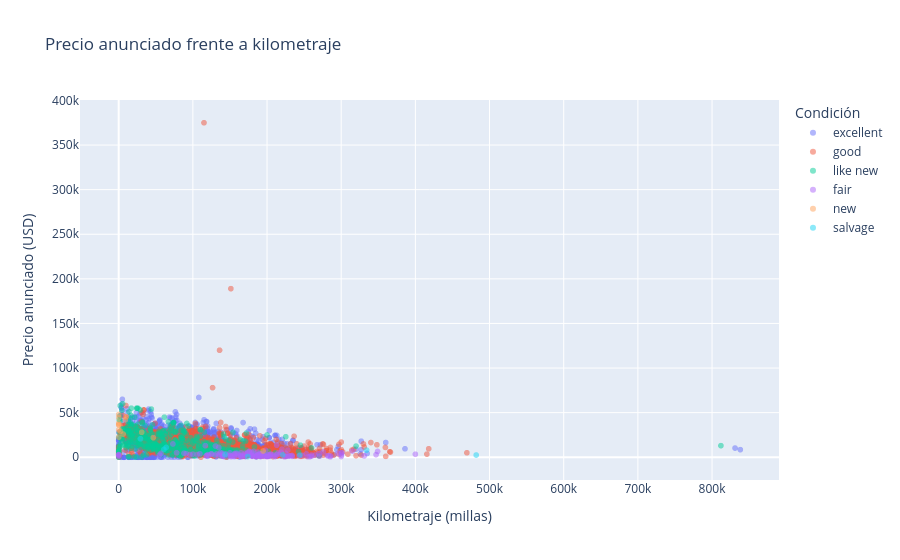

Here is the notebook cell this chart was saved with:
### Markdown cell above
## 5. Relación entre kilometraje y precio

El diagrama de dispersión permite examinar la asociación entre variables numéricas, sin demostrar causalidad. Para evitar sobrecargar el navegador, se toma una muestra aleatoria reproducible de hasta 5.000 anuncios completos.

### Code cell
scatter_data = car_data.dropna(subset=['price', 'odometer']).copy()
if len(scatter_data) > 5_000:
    scatter_data = scatter_data.sample(n=5_000, random_state=42)
fig_scatter = px.scatter(scatter_data, x='odometer', y='price', color='condition',
    opacity=0.5, render_mode='webgl', title='Precio anunciado frente a kilometraje',
    labels={'odometer': 'Kilometraje (millas)', 'price': 'Precio anunciado (USD)',
            'condition': 'Condición'})
fig_scatter.show()

### Figure 1 — Plotly figure (JSON) as saved in the notebook; plotly's stock layout.template omitted (floating-point values rounded to 4 significant figures; data arrays with more than 128 entries replaced by an {"elided": "..."} marker saying what was removed)
{"data": [{"hovertemplate": "Condición=excellent<br>Kilometraje (millas)=%{x}<br>Precio anunciado (USD)=%{y}<extra></extra>", "legendgroup": "excellent", "marker": {"color": "#636efa", "opacity": 0.5, "symbol": "circle"}, "mode": "markers", "name": "excellent", "showlegend": true, "type": "scattergl", "x": {"elided": "2408 float values"}, "xaxis": "x", "y": {"elided": "2408 int values"}, "yaxis": "y"}, {"hovertemplate": "Condición=good<br>Kilometraje (millas)=%{x}<br>Precio anunciado (USD)=%{y}<extra></extra>", "legendgroup": "good", "marker": {"color": "#EF553B", "opacity": 0.5, "symbol": "circle"}, "mode": "markers", "name": "good", "showlegend": true, "type": "scattergl", "x": {"elided": "1971 float values"}, "xaxis": "x", "y": {"elided": "1971 int values"}, "yaxis": "y"}, {"hovertemplate": "Condición=like new<br>Kilometraje (millas)=%{x}<br>Precio anunciado (USD)=%{y}<extra></extra>", "legendgroup": "like new", "marker": {"color": "#00cc96", "opacity": 0.5, "symbol": "circle"}, "mode": "markers", "name": "like new", "showlegend": true, "type": "scattergl", "x": {"elided": "454 float values"}, "xaxis": "x", "y": {"elided": "454 int values"}, "yaxis": "y"}, {"hovertemplate": "Condición=fair<br>Kilometraje (millas)=%{x}<br>Precio anunciado (USD)=%{y}<extra></extra>", "legendgroup": "fair", "marker": {"color": "#ab63fa", "opacity": 0.5, "symbol": "circle"}, "mode": "markers", "name": "fair", "showlegend": true, "type": "scattergl", "x": {"elided": "144 float values"}, "xaxis": "x", "y": {"elided": "144 int values"}, "yaxis": "y"}, {"hovertemplate": "Condición=new<br>Kilometraje (millas)=%{x}<br>Precio anunciado (USD)=%{y}<extra></extra>", "legendgroup": "new", "marker": {"color": "#FFA15A", "opacity": 0.5, "symbol": "circle"}, "mode": "markers", "name": "new", "showlegend": true, "type": "scattergl", "x": [9000.0, 20.0, 2400.0, 202.0, 194700.0, 46570.0, 31000.0, 10.0, 7.0, 6000.0, 10200.0, 8.0, 5.0, 5.0], "xaxis": "x", "y": [42000, 22525, 29000, 44505, 7000, 21999, 28000, 30740, 38414, 26000, 45500, 47950, 36347, 36494], "yaxis": "y"}, {"hovertemplate": "Condición=salvage<br>Kilometraje (millas)=%{x}<br>Precio anunciado (USD)=%{y}<extra></extra>", "legendgroup": "salvage", "marker": {"color": "#19d3f3", "opacity": 0.5, "symbol": "circle"}, "mode": "markers", "name": "salvage", "showlegend": true, "type": "scattergl", "x": [482000.0, 244400.0, 143300.0, 334200.0, 221200.0, 29330.0, 60920.0, 64050.0, 174000.0], "xaxis": "x", "y": [2500, 2500, 2950, 8000, 2700, 20750, 8750, 11000, 800], "yaxis": "y"}], "layout": {"legend": {"title": {"text": "Condición"}, "tracegroupgap": 0}, "title": {"text": "Precio anunciado frente a kilometraje"}, "xaxis": {"anchor": "y", "domain": [0.0, 1.0], "title": {"text": "Kilometraje (millas)"}}, "yaxis": {"anchor": "x", "domain": [0.0, 1.0], "title": {"text": "Precio anunciado (USD)"}}}}
